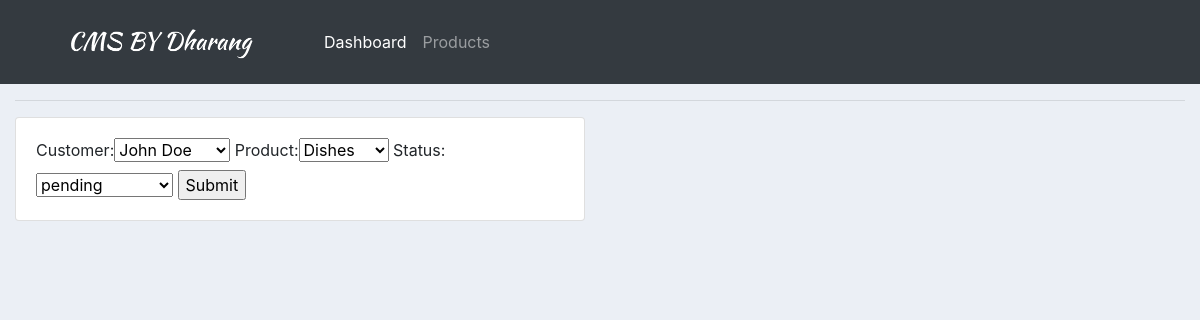
Screenshot of /update_order/3 with the database file from the repository.
### accounts/models.py (models this page shows, shortened)
class Orders(models.Model):
    STATUS = (
        ('pending','pending'),
        ('out for delivery','out for delivery'),
        ('delivered','delivered'),
             )
    customer = models.ForeignKey(Customer,on_delete=models.SET_NULL,null=True)
    product = models.ForeignKey(Products,on_delete=models.SET_NULL,null=True)
    date_created = models.DateTimeField(auto_now_add=True)
    status = models.CharField(max_length=200,null=True,choices=STATUS)

### accounts/views.py (the view)
# urls.py: path('update_order/<str:pk_test>', views.updateOrder, name = 'update_order'),
def updateOrder(request,pk_test):
    order = Orders.objects.get(id=pk_test)
    form = OrderForm(instance=order)
    context = {'form':form,'order':order}
    return render(request,'accounts/order_form.html',context)

### accounts/forms.py
class OrderForm(ModelForm):
    class Meta:
        model = Orders
        fields = '__all__'

### accounts/models.py (called while the page is built)
    def __str__(self):
        return self.name

    def __str__(self):
        return self.name

### accounts/templates/accounts/order_form.html (shortened to what this page needs)
{%  extends 'accounts/main.html' %}
{% load static %}
{% block content %}
<div class="row">
	<div class="col-md-6">
		<div class="card card-body">
			<form action="" method="POST">
				{{form}}
				<input type="submit" name="Submit">
			</form>
		</div>
	</div>
</div>
{% endblock %}

### static/css/main.css (style rules this page uses)
body { background-color: #ebeff5; }

### rows the page displays
Orders: customer "John Doe", product "Dishes", status "pending"
